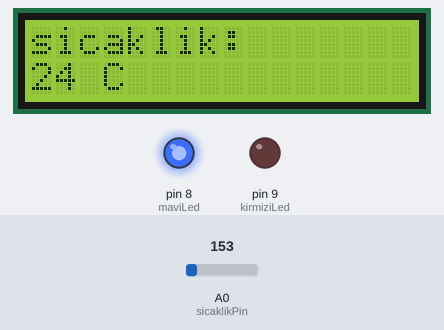
A sketch run on a simulated Arduino Uno, built with avr-gcc and run on an emulated ATmega328P. On the bench: 16×2 character LCD, output pins drawn as LEDs (lit = HIGH). The inputs (shaded band) are chosen by the test bench; at power-on: A0 (sicaklikPin) = 153.

Above: at 1.2 s.
1.3 s: A0 (sicaklikPin) set to 136
At 2.2 s:
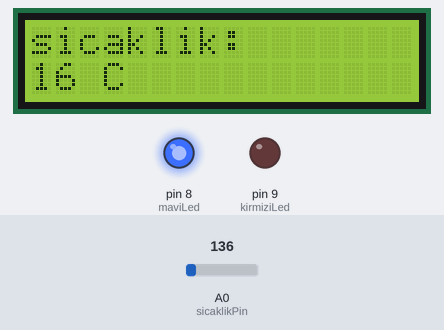
2.8 s: A0 (sicaklikPin) set to 109
At 3.3 s:
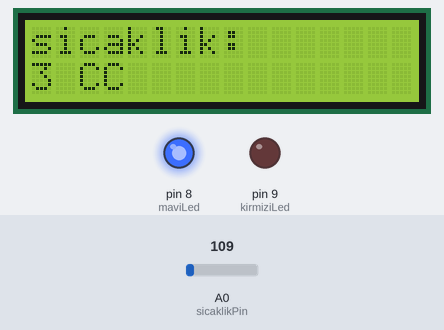
4.3 s: A0 (sicaklikPin) set to 176
At 5.5 s:
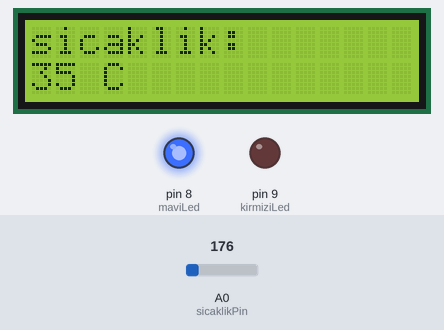
5.8 s: A0 (sicaklikPin) set to 202
At 6.9 s:
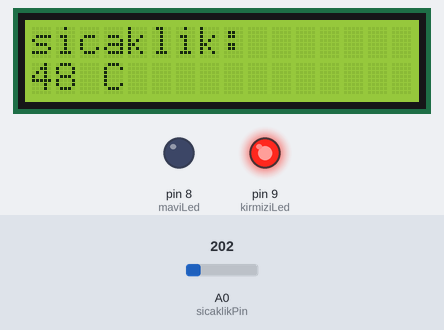
7.3 s: A0 (sicaklikPin) set to 114
At 8.0 s:
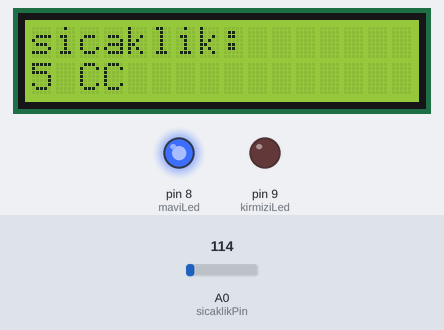
8.8 s: A0 (sicaklikPin) set to 175
At 9.1 s:
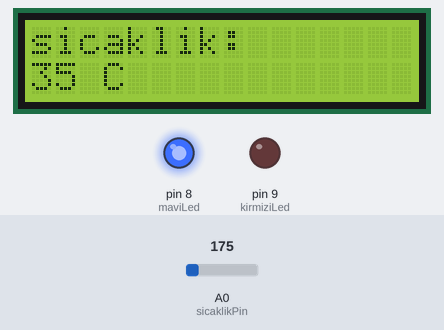
Timing chart, 0 to 11.3 s (numbered marks = the images above; inputs shaded):
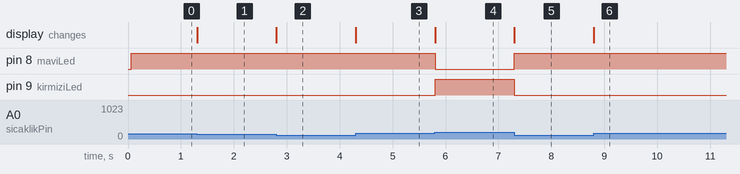

The sketch:

sicakliksensor.ino
```cpp
#include <LiquidCrystal.h> //LCD kütüphanesi

LiquidCrystal lcd {2,3,4,5,6,7};

int sicaklik; //Değişken tanımı
int sicaklikPin=A0; //Sıcaklık sensörü
int maviLed=8;
int kirmiziLed=9;

void setup()
{

  lcd.begin(16,2); //16 sütun, 2 satır
  pinMode(maviLed, OUTPUT);
  pinMode(kirmiziLed, OUTPUT);

}

void loop()
{
  if(sicaklik<42){
    digitalWrite(maviLed, HIGH);
    digitalWrite(kirmiziLed, LOW);

  }
  else{
    digitalWrite(kirmiziLed, HIGH);
    digitalWrite(maviLed, LOW);

  }

  sicaklik=((analogRead(sicaklikPin)*4.88)-500)/10;
  lcd.setCursor(0,0); //1. satır
  lcd.print("sicaklik: ");
  lcd.setCursor(0,1); //2. satır
  lcd.print(sicaklik);
  lcd.print(" C");
}
```

Measured:
- the behaviour switches between 123 and 122 on A0 (sicaklikPin) (found by bisection; images 1 and 2)
- the behaviour switches between 188 and 189 on A0 (sicaklikPin) (found by bisection; images 3 and 4)
- after the input at 1.3 s, the display: changes at once (image 1)
- after the input at 2.8 s, the display: changes at once (image 2)
- after the input at 4.3 s, the display: changes at once (image 3)
- after the input at 5.8 s, pin 8 (maviLed): HIGH → LOW at once; pin 9 (kirmiziLed): LOW → HIGH at once; the display: changes at once (image 4)
- after the input at 7.3 s, pin 8 (maviLed): LOW → HIGH at once; pin 9 (kirmiziLed): HIGH → LOW at once; the display: changes at once (image 5)
- after the input at 8.8 s, the display: changes at once (image 6)
